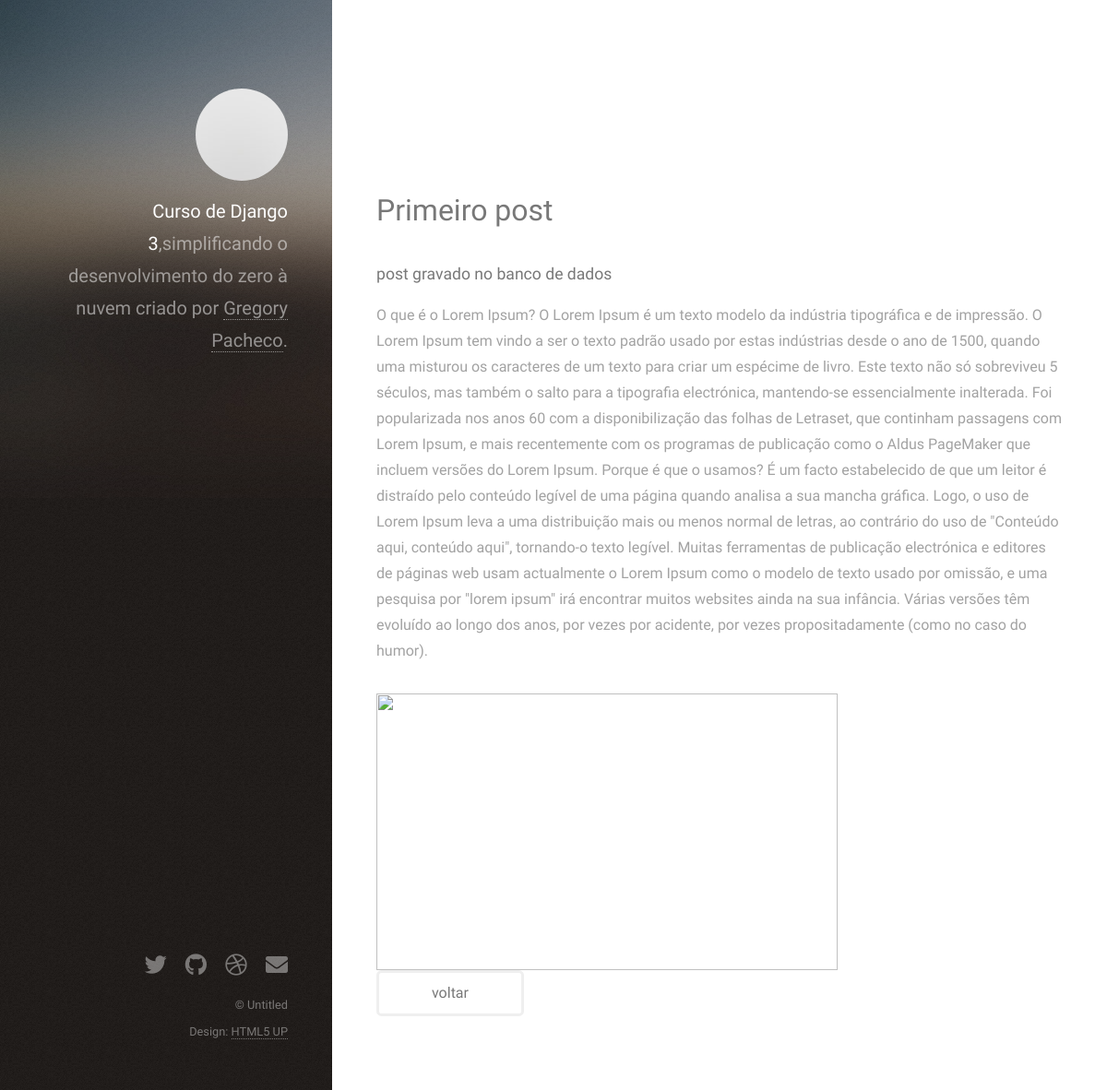
Screenshot of /blog/post1/ with the database file from the repository.
### website/models.py (models this page shows, shortened)
class Post(models.Model):
    title = models.CharField(max_length=100)
    sub_title = models.CharField(max_length=200)
    content = models.TextField()
    categories = models.CharField(
        max_length=2,
        choices=Categorias.choices,
        default=Categorias.GR,
    )
    approved = models.BooleanField(default=True)
    image = models.ImageField(upload_to="posts", null=True, blank=True)
    def __str__(self):
        return self.title

### website/views.py (the view)
# urls.py: path('post<int:id>/', post_detail, name ="post_detail"),
def post_detail(request, id):
    post = Post.objects.get(id=id)
    return render(request, "post_detail.html", {"post": post})

### website/templates/post_detail.html (shortened to what this page needs)
<h1>Meu post</h1>
{{ post }}{% load static %}
<!DOCTYPE HTML>
<html>
	<head>
		<link rel="stylesheet" href="{% static 'assets/css/main.css' %}" />
	</head>
	<body class="is-preload">
			<header id="header">
				<div class="inner">
					<a href="#" class="image avatar"><img src="{% static 'images/avatar.jpg' %}" alt="" /></a>
					<h1><strong>Curso de Django 3</strong>,simplificando o desenvolvimento<br />
					do zero à nuvem<br />
					criado por <a href="http://html5up.net">Gregory Pacheco</a>.</h1>
				</div>
			</header>
			<div id="main">
					<section id="one">
						<header class="major">
                            <h2>{{ post.title }}</h2>
							<h4>{{ post.sub_title }}</h4>
						</header>
						<p>{{ post.content }}</p>
						<img src="{{ post.imagem.url }}" width="500px" height="300px alt="">
						<ul class="actions">
							<li><a href="{% url 'home_blog' %}" class="button">voltar</a></li>
						</ul>
					</section>
			</div>
			<footer id="footer">
				<div class="inner">
					<ul class="icons">
						<li><a href="#" class="icon brands fa-twitter"><span class="label">Twitter</span></a></li>
						<li><a href="#" class="icon brands fa-github"><span class="label">Github</span></a></li>
						<li><a href="#" class="icon brands fa-dribbble"><span class="label">Dribbble</span></a></li>
						<li><a href="#" class="icon solid fa-envelope"><span class="label">Email</span></a></li>
					</ul>
					<ul class="copyright">
						<li>&copy; Untitled</li><li>Design: <a href="http://html5up.net">HTML5 UP</a></li>
					</ul>
				</div>
			</footer>
	</body>
</html>

### rows the page displays
Post: title "Primeiro post", sub_title "post gravado no banco de dados", content "O que é o Lorem Ipsum? O Lorem Ipsum é um texto modelo da indústria tipográfica e de impressão. O Lorem Ipsum tem vindo a ser o texto padrão usado por estas indústrias desde o ano de 1500, quando uma misturou os caracteres de um texto para criar um espécime de livro. Este texto não só sobreviveu 5 séculos, mas também o salto para a tipografia electrónica, mantendo-se essencialmente inalterada. Foi popularizada nos anos 60 com a disponibilização das folhas de Letraset, que continham passagens com Lorem Ipsum, e mais recentemente com os programas de publicação como o Aldus PageMaker que incluem versões do Lorem Ipsum. Porque é que o usamos? É um facto estabelecido de que um leitor é distraído…"
